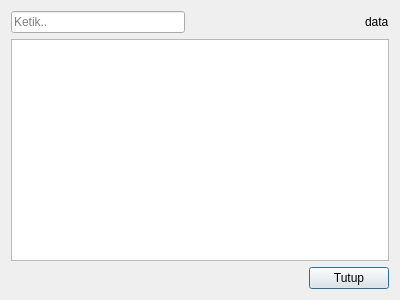
<?xml version="1.0" encoding="UTF-8"?>
<ui version="4.0">
 <class>EditDataDialog</class>
 <widget class="QDialog" name="EditDataDialog">
  <property name="geometry">
   <rect>
    <x>0</x>
    <y>0</y>
    <width>400</width>
    <height>300</height>
   </rect>
  </property>
  <property name="windowTitle">
   <string>Ubah data</string>
  </property>
  <layout class="QVBoxLayout" name="verticalLayout">
   <item>
    <layout class="QHBoxLayout" name="horizontalLayout_2">
     <item>
      <widget class="QLineEdit" name="filterEdit">
       <property name="placeholderText">
        <string>Ketik..</string>
       </property>
      </widget>
     </item>
     <item>
      <spacer name="horizontalSpacer_2">
       <property name="orientation">
        <enum>Qt::Horizontal</enum>
       </property>
       <property name="sizeHint" stdset="0">
        <size>
         <width>40</width>
         <height>20</height>
        </size>
       </property>
      </spacer>
     </item>
     <item>
      <widget class="QLabel" name="label">
       <property name="text">
        <string>data</string>
       </property>
      </widget>
     </item>
    </layout>
   </item>
   <item>
    <widget class="QTableView" name="tableView">
     <attribute name="horizontalHeaderStretchLastSection">
      <bool>true</bool>
     </attribute>
     <attribute name="verticalHeaderMinimumSectionSize">
      <number>18</number>
     </attribute>
     <attribute name="verticalHeaderDefaultSectionSize">
      <number>18</number>
     </attribute>
    </widget>
   </item>
   <item>
    <widget class="QWidget" name="widget" native="true">
     <layout class="QHBoxLayout" name="horizontalLayout">
      <property name="leftMargin">
       <number>0</number>
      </property>
      <property name="topMargin">
       <number>0</number>
      </property>
      <property name="rightMargin">
       <number>0</number>
      </property>
      <property name="bottomMargin">
       <number>0</number>
      </property>
      <item>
       <spacer name="horizontalSpacer">
        <property name="orientation">
         <enum>Qt::Horizontal</enum>
        </property>
        <property name="sizeHint" stdset="0">
         <size>
          <width>40</width>
          <height>20</height>
         </size>
        </property>
       </spacer>
      </item>
      <item>
       <widget class="QPushButton" name="tutupButton">
        <property name="text">
         <string>Tutup</string>
        </property>
       </widget>
      </item>
     </layout>
    </widget>
   </item>
  </layout>
 </widget>
 <resources/>
 <connections/>
</ui>
